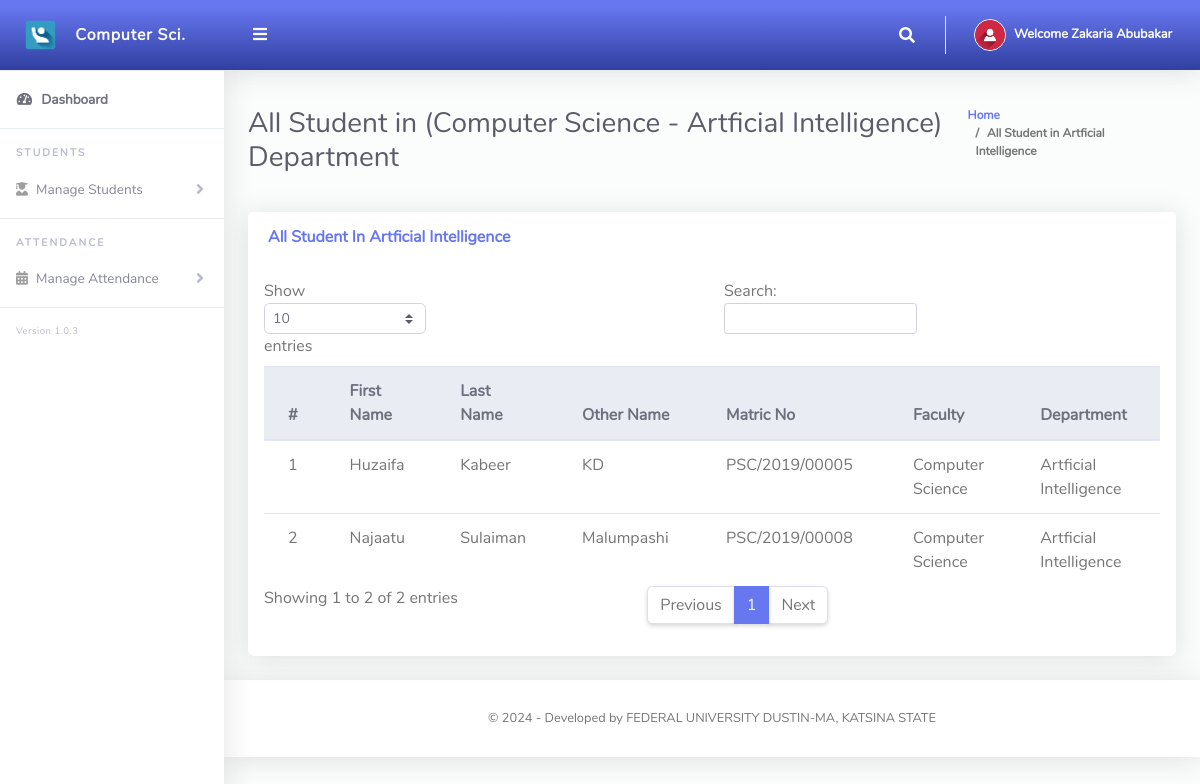
The page /ClassTeacher/viewStudents.php (signed in) on the database its author committed.
### tables this page shows
CREATE TABLE `tblclassteacher` (
  `Id` int(10) NOT NULL,
  `firstName` varchar(255) NOT NULL,
  `lastName` varchar(255) NOT NULL,
  `emailAddress` varchar(255) NOT NULL,
  `password` varchar(255) NOT NULL,
  `phoneNo` varchar(50) NOT NULL,
  `classId` varchar(10) NOT NULL,
  `classArmId` varchar(10) NOT NULL,
  `dateCreated` varchar(50) NOT NULL
);

CREATE TABLE `tblclassarms` (
  `Id` int(10) NOT NULL,
  `classId` varchar(10) NOT NULL,
  `classArmName` varchar(255) NOT NULL,
  `isAssigned` varchar(10) NOT NULL
);

CREATE TABLE `tblclass` (
  `Id` int(10) NOT NULL,
  `className` varchar(255) NOT NULL
);

CREATE TABLE `tblstudents` (
  `Id` int(10) NOT NULL,
  `firstName` varchar(255) NOT NULL,
  `lastName` varchar(255) NOT NULL,
  `otherName` varchar(255) NOT NULL,
  `admissionNumber` varchar(255) NOT NULL,
  `password` varchar(50) NOT NULL,
  `classId` varchar(10) NOT NULL,
  `classArmId` varchar(10) NOT NULL,
  `dateCreated` varchar(50) NOT NULL
);

### ClassTeacher/viewStudents.php (the view, shortened to what this page needs)
<?php
include '../Includes/dbcon.php';
$query = "SELECT tblclass.className,tblclassarms.classArmName
    FROM tblclassteacher
    INNER JOIN tblclass ON tblclass.Id = tblclassteacher.classId
    INNER JOIN tblclassarms ON tblclassarms.Id = tblclassteacher.classArmId
    Where tblclassteacher.Id = '$_SESSION[userId]'";
    $rs = $conn->query($query);
    $rrw = $rs->fetch_assoc();
?>
<!DOCTYPE html>
<html lang="en">
<head>
  <link href="../vendor/fontawesome-free/css/all.min.css" rel="stylesheet" type="text/css">
  <link href="../vendor/bootstrap/css/bootstrap.min.css" rel="stylesheet" type="text/css">
  <link href="css/ruang-admin.min.css" rel="stylesheet">
</head>
<body id="page-top">
  <div id="wrapper">
      <?php include "Includes/sidebar.php";?>
    <div id="content-wrapper" class="d-flex flex-column">
      <div id="content">
       <?php include "Includes/topbar.php";?>
        <div class="container-fluid" id="container-wrapper">
          <div class="d-sm-flex align-items-center justify-content-between mb-4">
            <h1 class="h3 mb-0 text-gray-800">All Student in (<?php echo $rrw['className'].' - '.$rrw['classArmName'];?>) Department</h1>
            <ol class="breadcrumb">
              <li class="breadcrumb-item"><a href="./">Home</a></li>
              <li class="breadcrumb-item active" aria-current="page">All Student in <?php echo $rrw['classArmName'];?></li>
            </ol>
          </div>
          <div class="row">
            <div class="col-lg-12">
                 <div class="row">
              <div class="col-lg-12">
              <div class="card mb-4">
                <div class="card-header py-3 d-flex flex-row align-items-center justify-content-between">
                  <h6 class="m-0 font-weight-bold text-primary">All Student In <?php echo $rrw['classArmName'];?></h6>
                </div>
                <div class="table-responsive p-3">
                  <table class="table align-items-center table-flush table-hover" id="dataTableHover">
                    <thead class="thead-light">
                      <tr>
                        <th>#</th>
                        <th>First Name</th>
                        <th>Last Name</th>
                        <th>Other Name</th>
                        <th>Matric No</th>
                        <th>Faculty</th>
                        <th>Department</th>
                      </tr>
                    </thead>
                    <tbody>
                  <?php
                      $query = "SELECT tblstudents.Id,tblclass.className,tblclassarms.classArmName,tblclassarms.Id AS classArmId,tblstudents.firstName,
                      tblstudents.lastName,tblstudents.otherName,tblstudents.admissionNumber,tblstudents.dateCreated
                      FROM tblstudents
                      INNER JOIN tblclass ON tblclass.Id = tblstudents.classId
                      INNER JOIN tblclassarms ON tblclassarms.Id = tblstudents.classArmId
                      where tblstudents.classId = '$_SESSION[classId]' and tblstudents.classArmId = '$_SESSION[classArmId]'";
                      $rs = $conn->query($query);
                      $num = $rs->num_rows;
                      $sn=0;
                      if($num > 0)
                      {
                        while ($rows = $rs->fetch_assoc())
                          {
                             $sn = $sn + 1;
                            echo"
                              <tr>
                                <td>".$sn."</td>
                                <td>".$rows['firstName']."</td>
                                <td>".$rows['lastName']."</td>
                                <td>".$rows['otherName']."</td>
                                <td>".$rows['admissionNumber']."</td>
                                <td>".$rows['className']."</td>
                                <td>".$rows['classArmName']."</td>
                              </tr>";
                          }
                      }
                      else
                      {
                           echo
                           "<div class='alert alert-danger' role='alert'>
                            No Record Found!
                            </div>";
                      }
                      ?>
                    </tbody>
                  </table>
                </div>
              </div>
            </div>
            </div>
          </div>
        </div>
      </div>
       <?php include "Includes/footer.php";?>
    </div>
  </div>
</body>
</html>

### ClassTeacher/Includes/topbar.php (shortened to what this page needs)
<?php
  $query = "SELECT * FROM tblclassteacher WHERE Id = ".$_SESSION['userId']."";
  $rs = $conn->query($query);
  $rows = $rs->fetch_assoc();
  $fullName = $rows['firstName']." ".$rows['lastName'];;
?>
<nav class="navbar navbar-expand navbar-light bg-gradient-primary topbar mb-4 static-top">
          <button id="sidebarToggleTop" class="btn btn-link rounded-circle mr-3">
            <i class="fa fa-bars"></i>
          </button>
          <ul class="navbar-nav ml-auto">
            <li class="nav-item dropdown no-arrow">
              <a class="nav-link dropdown-toggle" href="#" id="searchDropdown" role="button" data-toggle="dropdown"
                aria-haspopup="true" aria-expanded="false">
                <i class="fas fa-search fa-fw"></i>
              </a>
            </li>
            <li class="nav-item dropdown no-arrow">
              <a class="nav-link dropdown-toggle" href="#" id="userDropdown" role="button" data-toggle="dropdown"
                aria-haspopup="true" aria-expanded="false">
                <img class="img-profile rounded-circle" src="img/user-icn.png" style="max-width: 60px">
                <span class="ml-2 d-none d-lg-inline text-white small"><b>Welcome <?php echo $fullName;?></b></span>
              </a>
            </li>
          </ul>
        </nav>

### rows shown on the page
tblclassteacher: fullName "Zakaria Abubakar"
tblclassarms: classId.className "Computer Science", classArmName "Artficial Intelligence"
tblstudents: firstName "Huzaifa", lastName "Kabeer", otherName "KD", admissionNumber "PSC/2019/00005", classId.className "Computer Science", classArmId.classArmName "Artficial Intelligence"
tblstudents: firstName "Najaatu", lastName "Sulaiman", otherName "Malumpashi", admissionNumber "PSC/2019/00008", classId.className "Computer Science", classArmId.classArmName "Artficial Intelligence"
